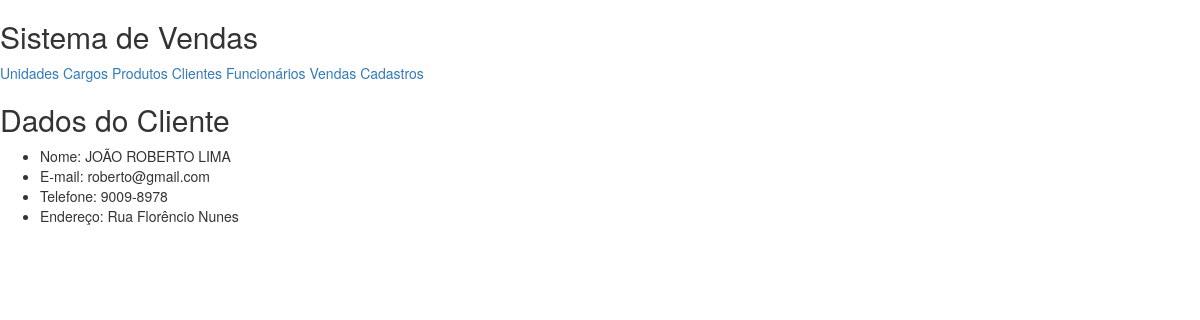
The app's page /appvendas/clientes/exibir/2 with its own data.
### appvendas/models.py (models this page shows, shortened)
class Pessoa(models.Model):
    nome=models.CharField("Nome",max_length=255)
    email=models.EmailField("E-Mail",max_length=200)
    telefone=models.CharField("Telefone",max_length=20)

class Cliente(Pessoa):
    endereco=models.CharField("Endereço",max_length=255)

### appvendas/views.py (the view)
# urls.py: url(r'^clientes/exibir/(\d+)$',exibircliente,name='exibircliente'),
def exibircliente(request,idcliente):
    cliente=Cliente.objects.get(id=idcliente)
    contexto={'cliente':cliente}
    return render(request,'exibircliente.html',contexto)

### templates/exibircliente.html
{% extends 'base.html' %}
{% block conteudo %}
    <h2>Dados do Cliente</h2>
    <ul>
    <li>Nome: {{ cliente.nome|upper }}</li>
     <li>E-mail: {{ cliente.email }}</li>
    <li>Telefone: {{ cliente.telefone }}</li>
    <li>Endereço: {{ cliente.endereco }} </li>
    </ul>
{% endblock %}

### records on screen
Pessoa: nome "JOÃO ROBERTO LIMA", email "roberto@gmail.com", telefone "9009-8978"
Cliente: endereco "Rua Florêncio Nunes"
